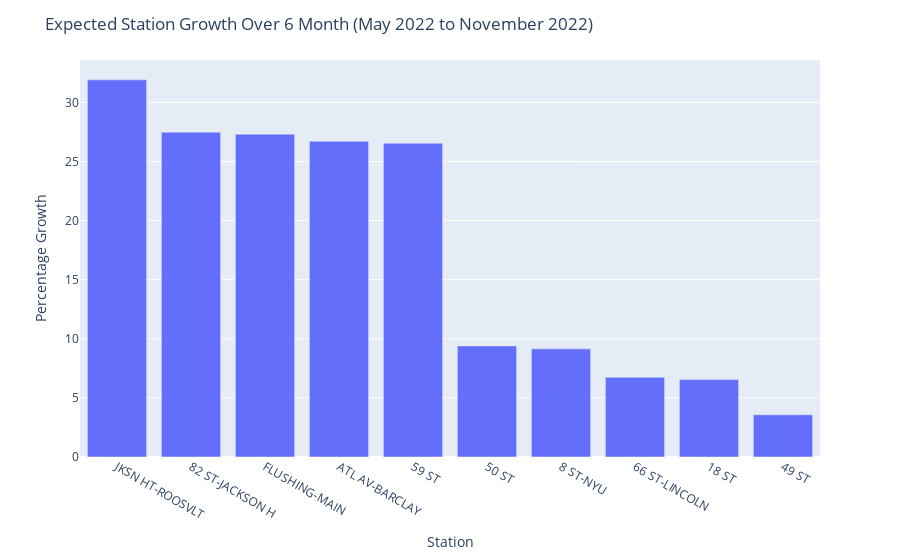

Notebook code for this chart:
### Code cell
def generate_bar(df):
    fig = px.bar(df, x='Station', y='Percentage Growth',
                hover_data=['Absolute Growth','Lines','Borough','R-squared'],# color='country',
                # labels={'pop':'population of Canada'}, height=400
                )
    # fig.update_yaxes(range=[15,35])
    fig.update_layout(title='Expected Station Growth Over 6 Month (May 2022 to November 2022)')
    fig.write_html("./images/expected_station_growth.html")
    return fig
estimated_growth

fig = generate_bar(estimated_growth[(
    estimated_growth['Absolute Growth'] >2000) & (estimated_growth.r_sq >.8) & (estimated_growth.Growth >0)    
    ].sort_values('Percentage Growth', ascending=False).iloc[[0,1,2,3,4,-5,-4,-3,-2,-1]])
fig.show()
# estimated_growth.sort_values('Growth',ascending=False)

### Figure 1 — Plotly figure (JSON) as saved in the notebook; plotly's stock layout.template omitted (floating-point values rounded to 4 significant figures)
{"data": [{"alignmentgroup": "True", "customdata": [[46145, ["E", "R", "7", "F", "M"], "Queens", "8.29e-01"], [21616, ["7"], "Queens", "8.08e-01"], [60838, ["7"], "Queens", "8.19e-01"], [45128, ["N", "B", "D", "5", "R", "Q", "2", "3", "4"], "Brooklyn", "8.14e-01"], [61256, ["N", "5", "R", "Q", "6", "W", "4"], "Brooklyn", "8.03e-01"], [53247, ["C", "E", "1", "D"], "Manhattan", "8.53e-01"], [16566, ["N", "W", "R"], "Manhattan", "8.53e-01"], [26963, ["1"], "Manhattan", "8.01e-01"], [7466, ["1"], "Manhattan", "8.12e-01"], [27429, ["N", "Q", "W", "R"], "Manhattan", "9.18e-01"]], "hovertemplate": "Station=%{x}<br>Percentage Growth=%{y}<br>Absolute Growth=%{customdata[0]}<br>Lines=%{customdata[1]}<br>Borough=%{customdata[2]}<br>R-squared=%{customdata[3]}<extra></extra>", "legendgroup": "", "marker": {"color": "#636efa", "pattern": {"shape": ""}}, "name": "", "offsetgroup": "", "orientation": "v", "showlegend": false, "textposition": "auto", "type": "bar", "x": ["JKSN HT-ROOSVLT", "82 ST-JACKSON H", "FLUSHING-MAIN", "ATL AV-BARCLAY", "59 ST", "50 ST", "8 ST-NYU", "66 ST-LINCOLN", "18 ST", "49 ST"], "xaxis": "x", "y": [31.91, 27.48, 27.31, 26.71, 26.55, 9.4, 9.15, 6.74, 6.55, 3.57], "yaxis": "y"}], "layout": {"barmode": "relative", "legend": {"tracegroupgap": 0}, "margin": {"t": 60}, "title": {"text": "Expected Station Growth Over 6 Month (May 2022 to November 2022)"}, "xaxis": {"anchor": "y", "domain": [0, 1], "title": {"text": "Station"}}, "yaxis": {"anchor": "x", "domain": [0, 1], "title": {"text": "Percentage Growth"}}}}
